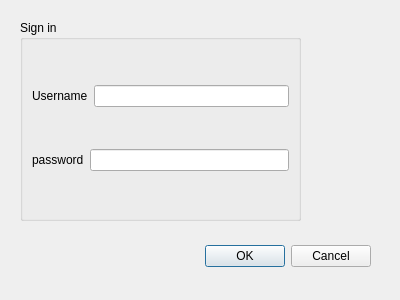
<?xml version="1.0" encoding="UTF-8"?>
<ui version="4.0">
 <class>signinDialog</class>
 <widget class="QDialog" name="signinDialog">
  <property name="geometry">
   <rect>
    <x>0</x>
    <y>0</y>
    <width>400</width>
    <height>300</height>
   </rect>
  </property>
  <property name="windowTitle">
   <string>Dialog</string>
  </property>
  <widget class="QDialogButtonBox" name="buttonBox">
   <property name="geometry">
    <rect>
     <x>30</x>
     <y>240</y>
     <width>341</width>
     <height>32</height>
    </rect>
   </property>
   <property name="orientation">
    <enum>Qt::Horizontal</enum>
   </property>
   <property name="standardButtons">
    <set>QDialogButtonBox::Cancel|QDialogButtonBox::Ok</set>
   </property>
  </widget>
  <widget class="QGroupBox" name="groupBox">
   <property name="geometry">
    <rect>
     <x>20</x>
     <y>20</y>
     <width>281</width>
     <height>201</height>
    </rect>
   </property>
   <property name="title">
    <string>Sign in</string>
   </property>
   <layout class="QVBoxLayout" name="verticalLayout">
    <item>
     <layout class="QHBoxLayout" name="horizontalLayout">
      <item>
       <widget class="QLabel" name="label">
        <property name="text">
         <string>Username</string>
        </property>
       </widget>
      </item>
      <item>
       <widget class="QLineEdit" name="lineEdit_username"/>
      </item>
     </layout>
    </item>
    <item>
     <layout class="QHBoxLayout" name="horizontalLayout_2">
      <item>
       <widget class="QLabel" name="label_2">
        <property name="text">
         <string>password</string>
        </property>
       </widget>
      </item>
      <item>
       <widget class="QLineEdit" name="lineEdit_password"/>
      </item>
     </layout>
    </item>
   </layout>
  </widget>
 </widget>
 <resources/>
 <connections>
  <connection>
   <sender>buttonBox</sender>
   <signal>accepted()</signal>
   <receiver>signinDialog</receiver>
   <slot>accept()</slot>
   <hints>
    <hint type="sourcelabel">
     <x>248</x>
     <y>254</y>
    </hint>
    <hint type="destinationlabel">
     <x>157</x>
     <y>274</y>
    </hint>
   </hints>
  </connection>
  <connection>
   <sender>buttonBox</sender>
   <signal>rejected()</signal>
   <receiver>signinDialog</receiver>
   <slot>reject()</slot>
   <hints>
    <hint type="sourcelabel">
     <x>316</x>
     <y>260</y>
    </hint>
    <hint type="destinationlabel">
     <x>286</x>
     <y>274</y>
    </hint>
   </hints>
  </connection>
 </connections>
</ui>
